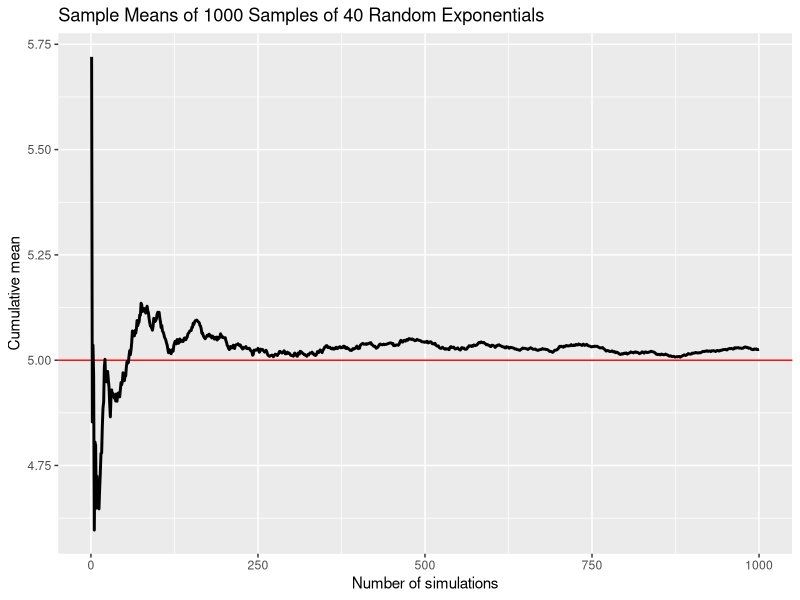
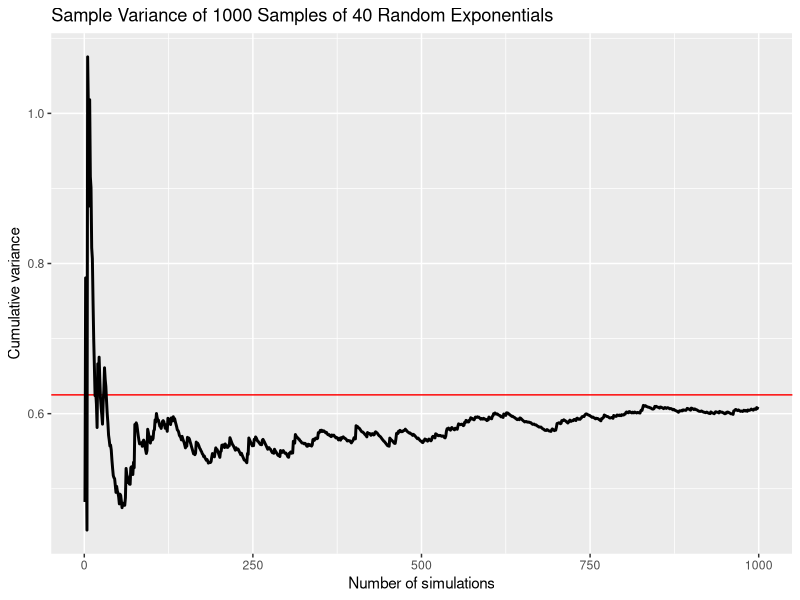
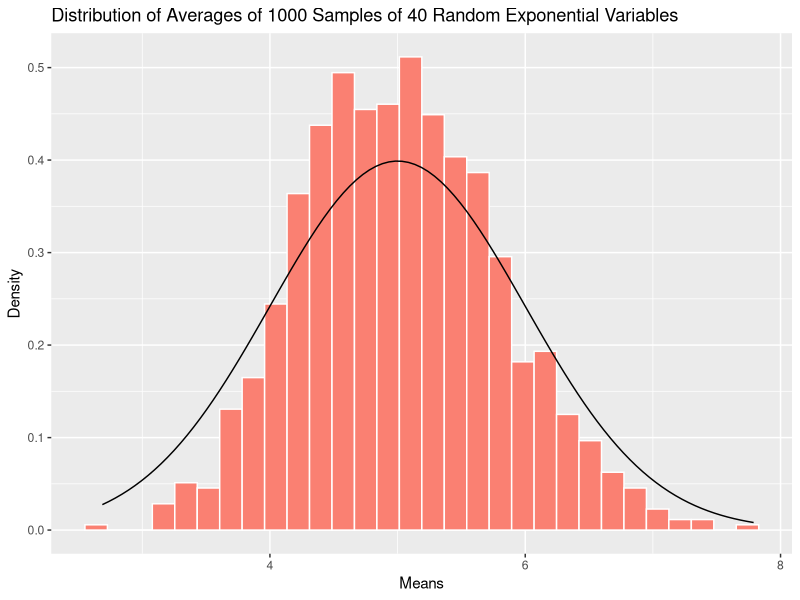

Generate these figures, in order, with R:
## ---- chunk 1
set.seed(111)
## ---- chunk 2
lambda = 0.2
## ---- chunk 3
n = 40
## ---- chunk 4
nosim = 1000
## ---- chunk 5
r <- replicate(nosim, rexp(n, lambda))
dim(r)
class(r)
## ---- chunk 6
exp_means <- apply(r, 2, mean)
## ---- chunk 7
e_mean <- mean(exp_means)
e_mean
## ---- chunk 8
t_mean<- 1/lambda
t_mean
## ---- chunk 9
means <- cumsum(exp_means)/(1:nosim)
library(ggplot2)
g <- ggplot(data.frame(x = 1:nosim, y = means), aes(x = x, y = y))
g <- g + geom_hline(yintercept = t_mean, colour = 'red') + geom_line(size = 1)
g <- g + labs(x = "Number of simulations", y = "Cumulative mean")
g <- g + ggtitle('Sample Means of 1000 Samples of 40 Random Exponentials ')
g
## ---- chunk 10
e_var <- var(exp_means)
e_var
## ---- chunk 11
t_var <- (1/(lambda*sqrt(n)))^2
t_var
## ---- chunk 12
cumvar <- cumsum((exp_means - e_mean)^2)/(seq_along(exp_means - 1))
g <- ggplot(data.frame(x = 1:nosim, y = cumvar), aes(x = x, y = y))
g <- g + geom_hline(yintercept = t_var, colour = 'red') + geom_line(size = 1)
g <- g + labs(x = "Number of simulations", y = "Cumulative variance")
g <- g + ggtitle('Sample Variance of 1000 Samples of 40 Random Exponentials ')
g
## ---- chunk 13
g <- ggplot(data = data.frame(x = exp_means), aes(x = x))
g <- g + geom_histogram(aes(y = ..density..), colour = 'white', fill = 'salmon') 
g <- g + stat_function(fun = dnorm, colour = 'black', args = list(mean = t_mean))
g <- g + ggtitle('Distribution of Averages of 1000 Samples of 40 Random Exponential Variables') 
g <- g + xlab('Means')
g <- g + ylab('Density')
g
